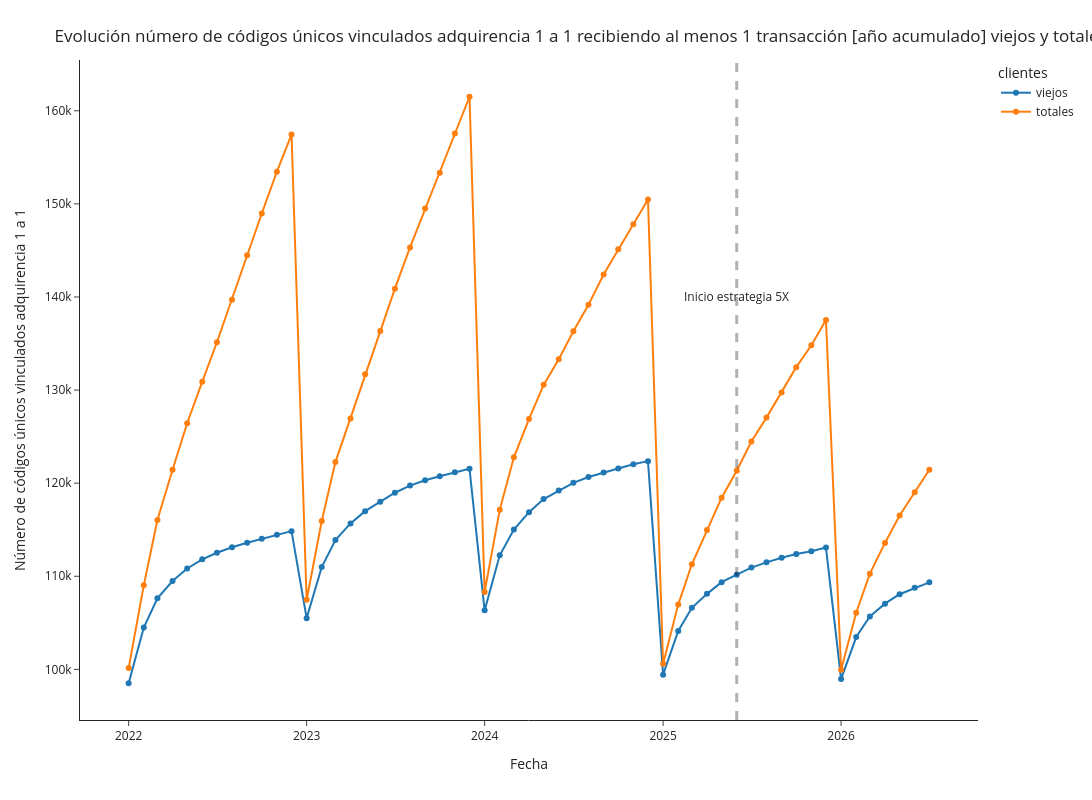

Source (notebook cell):
### Markdown cell above
# Uso

### Code cell
df_plot1 = df[['fecha_ymd2', 'num_vinc_new_uso_cumsum_ym']]
df_plot1.columns = ['fecha', 'cantidad_clientes']
df_plot1['clientes'] = 'nuevos'
df_plot2 = df[['fecha_ymd2', 'num_vinc_old_uso_cumsum_ym']]
df_plot2.columns = ['fecha', 'cantidad_clientes']
df_plot2['clientes'] = 'viejos'
df_plot3 = df[['fecha_ymd2', 'num_vinc_all_uso_cumsum_ym']]
df_plot3.columns = ['fecha', 'cantidad_clientes']
df_plot3['clientes'] = 'totales'

df_plot = pd.concat([df_plot2, df_plot3])

fig = px.line(df_plot, x="fecha", y="cantidad_clientes", color='clientes',markers=True, template='simple_white', width=1600, height=800)
fig.add_vline(x='2025-06-01', line_width=3, line_dash="dash")
fig.update_layout(
    title={
        'text': "Evolución número de códigos únicos vinculados adquirencia 1 a 1 recibiendo al menos 1 transacción [año acumulado] viejos y totales",
        'xanchor': 'left',
        'yanchor': 'top'},
    xaxis=dict(
            title=dict(
                text="Fecha"
            )),
    yaxis=dict(
            title=dict(
                text="Número de códigos únicos vinculados adquirencia 1 a 1"
            ))
)
fig.add_annotation(x='2025-06-01', y=140000,
            text="Inicio estrategia 5X",
            showarrow=False,
            arrowhead=1)
# fig.add_annotation(x='2025-11-01', y=142097,
#             text="142.097",
#             showarrow=True,
#             arrowhead=1)
# fig.add_annotation(x='2025-11-01', y=103274,
#             text="103.274",
#             showarrow=True,
#             arrowhead=1)
# fig.add_annotation(x='2025-11-01', y=38823,
#             text="38.823",
#             showarrow=True,
#             arrowhead=1)
fig.show()

### Figure 1 — Plotly figure (JSON) as saved in the notebook; plotly's stock layout.template omitted (floating-point values rounded to 4 significant figures)
{"data": [{"hovertemplate": "clientes=viejos<br>fecha=%{x}<br>cantidad_clientes=%{y}<extra></extra>", "legendgroup": "viejos", "line": {"color": "#1F77B4", "dash": "solid"}, "marker": {"symbol": "circle"}, "mode": "lines+markers", "name": "viejos", "orientation": "v", "showlegend": true, "type": "scatter", "x": ["2026-07-01T00:00:00", "2026-06-01T00:00:00", "2026-05-01T00:00:00", "2026-04-01T00:00:00", "2026-03-01T00:00:00", "2026-02-01T00:00:00", "2026-01-01T00:00:00", "2025-12-01T00:00:00", "2025-11-01T00:00:00", "2025-10-01T00:00:00", "2025-09-01T00:00:00", "2025-08-01T00:00:00", "2025-07-01T00:00:00", "2025-06-01T00:00:00", "2025-05-01T00:00:00", "2025-04-01T00:00:00", "2025-03-01T00:00:00", "2025-02-01T00:00:00", "2025-01-01T00:00:00", "2024-12-01T00:00:00", "2024-11-01T00:00:00", "2024-10-01T00:00:00", "2024-09-01T00:00:00", "2024-08-01T00:00:00", "2024-07-01T00:00:00", "2024-06-01T00:00:00", "2024-05-01T00:00:00", "2024-04-01T00:00:00", "2024-03-01T00:00:00", "2024-02-01T00:00:00", "2024-01-01T00:00:00", "2023-12-01T00:00:00", "2023-11-01T00:00:00", "2023-10-01T00:00:00", "2023-09-01T00:00:00", "2023-08-01T00:00:00", "2023-07-01T00:00:00", "2023-06-01T00:00:00", "2023-05-01T00:00:00", "2023-04-01T00:00:00", "2023-03-01T00:00:00", "2023-02-01T00:00:00", "2023-01-01T00:00:00", "2022-12-01T00:00:00", "2022-11-01T00:00:00", "2022-10-01T00:00:00", "2022-09-01T00:00:00", "2022-08-01T00:00:00", "2022-07-01T00:00:00", "2022-06-01T00:00:00", "2022-05-01T00:00:00", "2022-04-01T00:00:00", "2022-03-01T00:00:00", "2022-02-01T00:00:00", "2022-01-01T00:00:00"], "xaxis": "x", "y": [109345, 108755, 108073, 107059, 105678, 103470, 98960, 113080, 112697, 112384, 111995, 111498, 110935, 110174, 109362, 108111, 106615, 104133, 99434, 122366, 122024, 121582, 121138, 120662, 120039, 119205, 118299, 116888, 115020, 112247, 106338, 121536, 121172, 120746, 120319, 119743, 118972, 118009, 116996, 115676, 113892, 110993, 105502, 114848, 114448, 114037, 113595, 113115, 112524, 111816, 110837, 109488, 107634, 104493, 98510], "yaxis": "y"}, {"hovertemplate": "clientes=totales<br>fecha=%{x}<br>cantidad_clientes=%{y}<extra></extra>", "legendgroup": "totales", "line": {"color": "#FF7F0E", "dash": "solid"}, "marker": {"symbol": "circle"}, "mode": "lines+markers", "name": "totales", "orientation": "v", "showlegend": true, "type": "scatter", "x": ["2026-07-01T00:00:00", "2026-06-01T00:00:00", "2026-05-01T00:00:00", "2026-04-01T00:00:00", "2026-03-01T00:00:00", "2026-02-01T00:00:00", "2026-01-01T00:00:00", "2025-12-01T00:00:00", "2025-11-01T00:00:00", "2025-10-01T00:00:00", "2025-09-01T00:00:00", "2025-08-01T00:00:00", "2025-07-01T00:00:00", "2025-06-01T00:00:00", "2025-05-01T00:00:00", "2025-04-01T00:00:00", "2025-03-01T00:00:00", "2025-02-01T00:00:00", "2025-01-01T00:00:00", "2024-12-01T00:00:00", "2024-11-01T00:00:00", "2024-10-01T00:00:00", "2024-09-01T00:00:00", "2024-08-01T00:00:00", "2024-07-01T00:00:00", "2024-06-01T00:00:00", "2024-05-01T00:00:00", "2024-04-01T00:00:00", "2024-03-01T00:00:00", "2024-02-01T00:00:00", "2024-01-01T00:00:00", "2023-12-01T00:00:00", "2023-11-01T00:00:00", "2023-10-01T00:00:00", "2023-09-01T00:00:00", "2023-08-01T00:00:00", "2023-07-01T00:00:00", "2023-06-01T00:00:00", "2023-05-01T00:00:00", "2023-04-01T00:00:00", "2023-03-01T00:00:00", "2023-02-01T00:00:00", "2023-01-01T00:00:00", "2022-12-01T00:00:00", "2022-11-01T00:00:00", "2022-10-01T00:00:00", "2022-09-01T00:00:00", "2022-08-01T00:00:00", "2022-07-01T00:00:00", "2022-06-01T00:00:00", "2022-05-01T00:00:00", "2022-04-01T00:00:00", "2022-03-01T00:00:00", "2022-02-01T00:00:00", "2022-01-01T00:00:00"], "xaxis": "x", "y": [121439, 119036, 116521, 113583, 110281, 106088, 99964, 137535, 134816, 132463, 129736, 127041, 124484, 121329, 118446, 114972, 111289, 106961, 100593, 150475, 147813, 145129, 142416, 139151, 136320, 133317, 130559, 126883, 122783, 117135, 108323, 161505, 157546, 153331, 149493, 145321, 140889, 136339, 131712, 126957, 122262, 115938, 107477, 157445, 153457, 148966, 144479, 139704, 135132, 130903, 126439, 121448, 116036, 109024, 100138], "yaxis": "y"}], "layout": {"annotations": [{"arrowhead": 1, "showarrow": false, "text": "Inicio estrategia 5X", "x": "2025-06-01", "y": 140000}], "height": 800, "legend": {"title": {"text": "clientes"}, "tracegroupgap": 0}, "margin": {"t": 60}, "shapes": [{"line": {"dash": "dash", "width": 3}, "type": "line", "x0": "2025-06-01", "x1": "2025-06-01", "xref": "x", "y0": 0, "y1": 1, "yref": "y domain"}], "title": {"text": "Evolución número de códigos únicos vinculados adquirencia 1 a 1 recibiendo al menos 1 transacción [año acumulado] viejos y totales", "xanchor": "left", "yanchor": "top"}, "width": 1600, "xaxis": {"anchor": "y", "domain": [0, 1], "title": {"text": "Fecha"}}, "yaxis": {"anchor": "x", "domain": [0, 1], "title": {"text": "Número de códigos únicos vinculados adquirencia 1 a 1"}}}}
